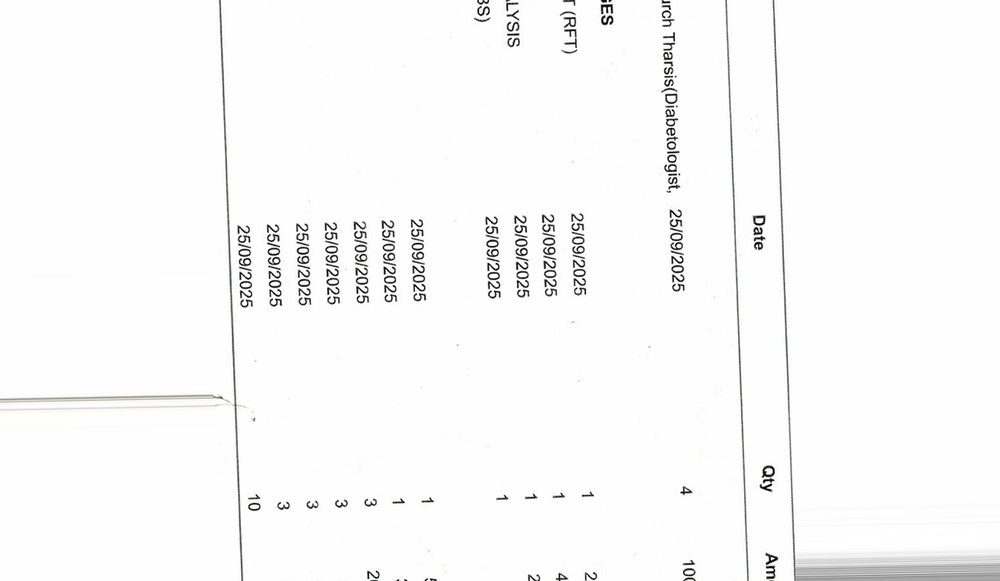
#> input picture Data/rotated_sample_3.png, 1000 x 581 px, shrunk from 1290 x 749 before the run
$ python -i utils.py   (imports and definitions only)
#> lines starting #> are read from the running program, lines starting #| are printed output that depends on the picture
import cv2
import numpy as np
from PIL import Image

def preprocess_image(image: Image.Image) -> Image.Image:
    img_cv = np.array(image)
    img_cv = cv2.cvtColor(img_cv, cv2.COLOR_RGB2BGR)
#> img_cv is the input picture: shape (581, 1000, 3); mean B, G, R 249.5, 249.5, 249.5
    gray = cv2.cvtColor(img_cv, cv2.COLOR_BGR2GRAY)
    _, thresh = cv2.threshold(gray, 0, 255, cv2.THRESH_BINARY + cv2.THRESH_OTSU)
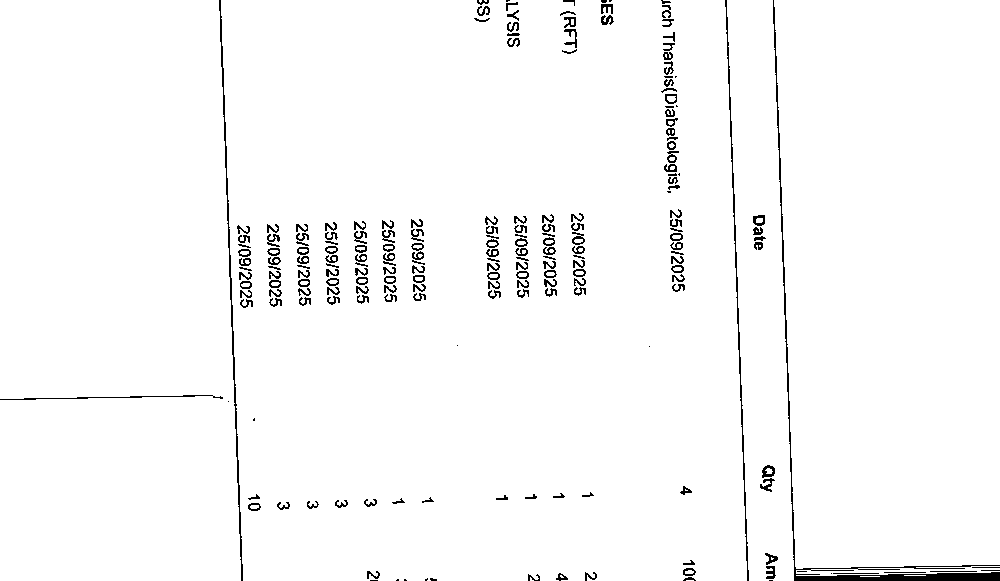
#> thresh: shape (581, 1000); 97.6% white; black in thin lines or dots
    return Image.fromarray(thresh)

>>> import cv2
>>> picture = cv2.cvtColor(cv2.imread('../../Data/rotated_sample_3.png'), cv2.COLOR_BGR2RGB)
>>> result = preprocess_image(picture)

$ run again, on Data/sample_1.png
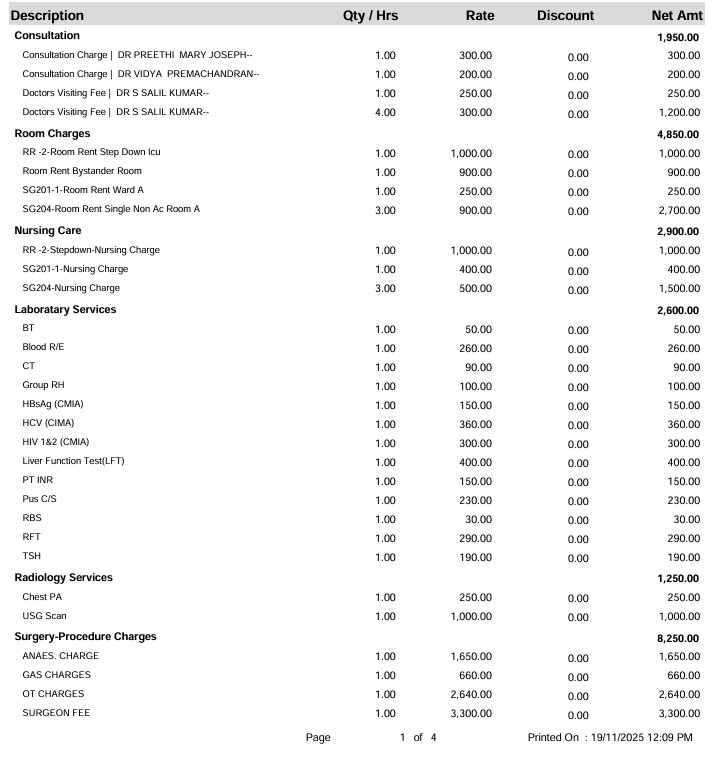
#> input picture Data/sample_1.png, 723 x 759 px
#> picture is the input picture: shape (759, 723, 3); min 0, max 255, mean 245.8
#> in preprocess_image, `_, thresh = cv2.threshold(gray, 0, 255, cv2.THRESH_BINARY + cv2.THRESH..`:
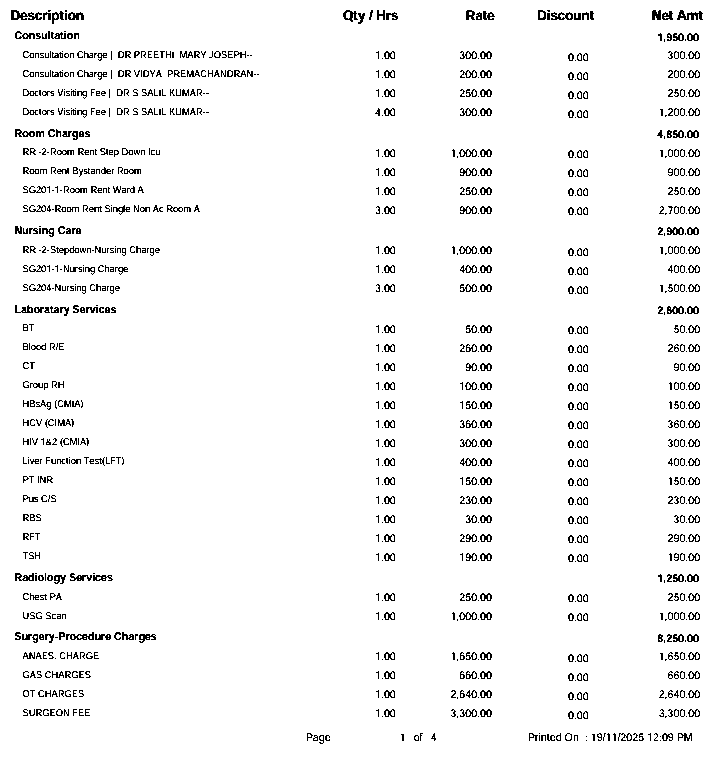
#> thresh: shape (759, 723); 95.8% white; black in thin lines or dots

$ run again, on Data/sample_2.png
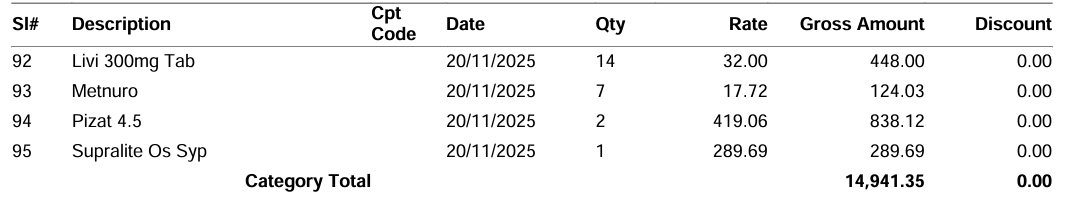
#> input picture Data/sample_2.png, 1079 x 198 px
#> picture is the input picture: shape (198, 1079, 3); min 0, max 255, mean 241.9
#> in preprocess_image, `_, thresh = cv2.threshold(gray, 0, 255, cv2.THRESH_BINARY + cv2.THRESH..`:
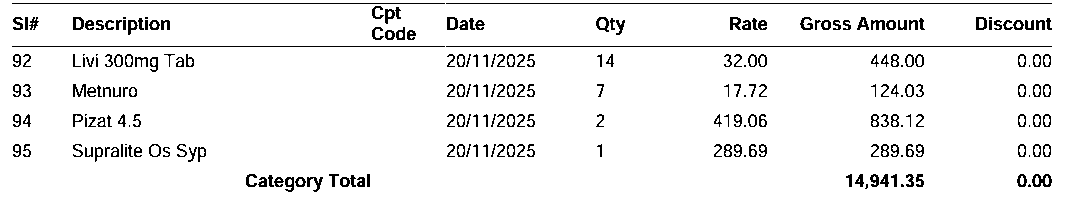
#> thresh: shape (198, 1079); 94% white; black in thin lines or dots

$ run again, on Data/sample_3.png
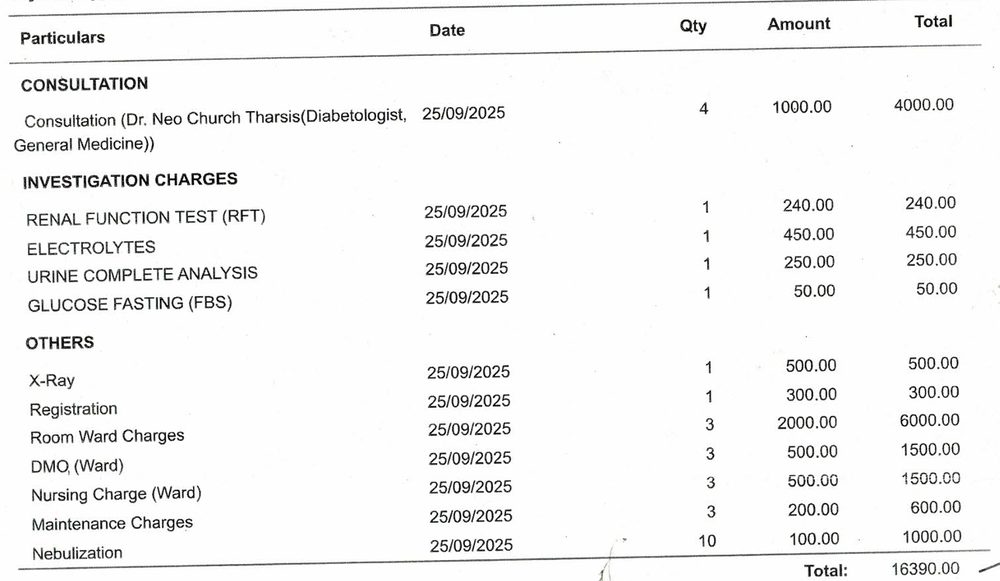
#> input picture Data/sample_3.png, 1000 x 581 px, shrunk from 1290 x 749 before the run
#> in preprocess_image, img_cv is the input picture: shape (581, 1000, 3); mean B, G, R 243.6, 243.7, 243.6
#> in preprocess_image, `_, thresh = cv2.threshold(gray, 0, 255, cv2.THRESH_BINARY + cv2.THRESH..`:
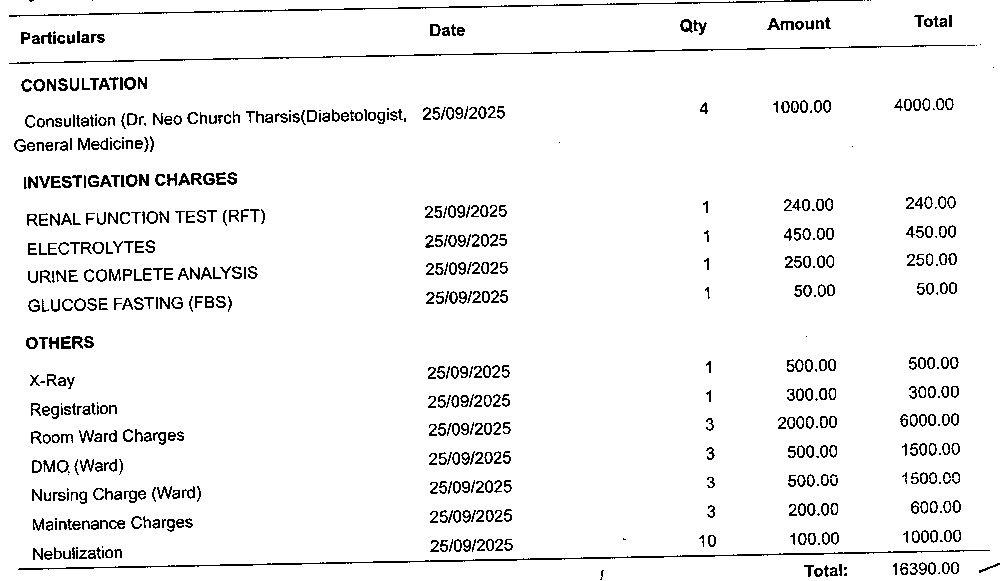
#> thresh: shape (581, 1000); 94.7% white; black in thin lines or dots
